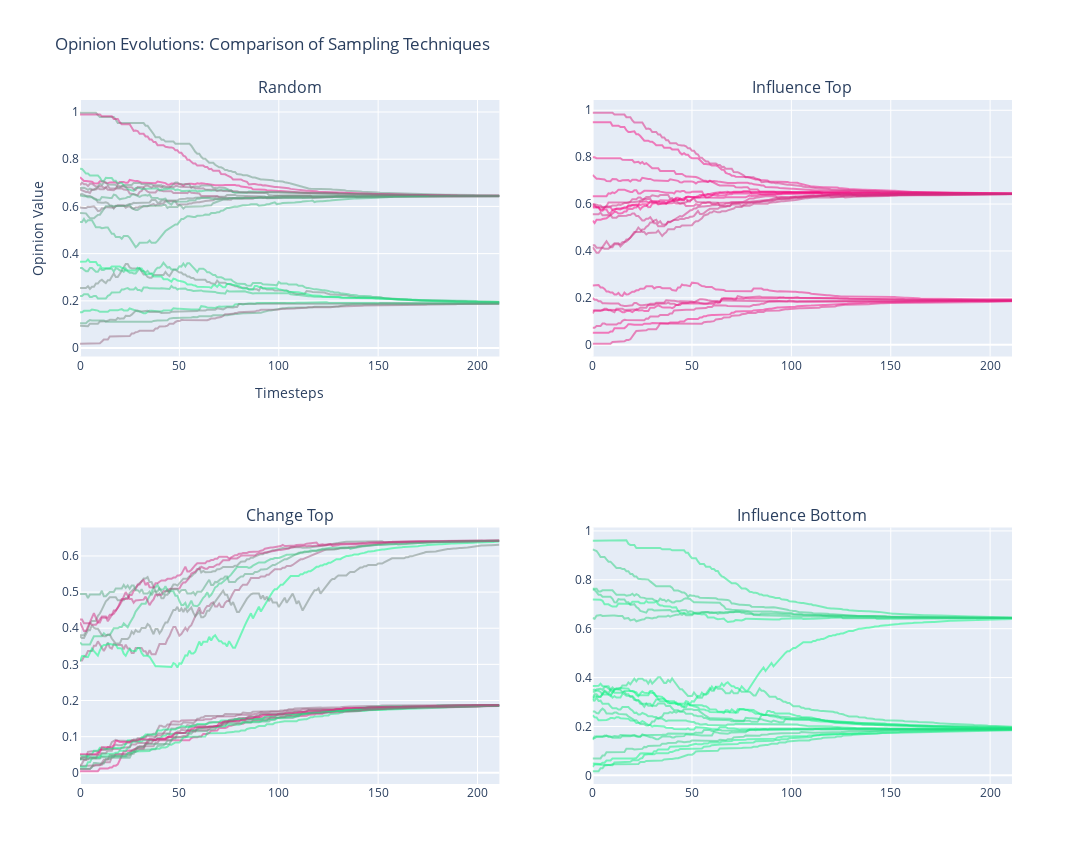

The cell this chart's notebook holds for it:
### Code cell
#Parameters
N = 100
timestemps = 1000
epsilon = 0.3
mu = 0.05

# Example: Simulate the model for 100 timesteps and visualize results
activity, influences, t_stop = sbcm.model.run_model(N, timestemps, epsilon, mu)
sbcm.plotting.visualize_mean_and_std(activity)
sbcm.plotting.visualize_sample_opinions_all(activity, influences, 20)

### Figure 1 — Plotly figure (JSON) as saved in the notebook; plotly's stock layout.template omitted (floating-point values rounded to 4 significant figures; data arrays with more than 128 entries replaced by an {"elided": "..."} marker saying what was removed)
{"data": [{"hoverinfo": "text", "line": {"color": "rgba(117.21150105683832, 137.78849894316167, 127.5, 0.5)"}, "mode": "lines", "showlegend": false, "text": "User 33: Influence: 0.460", "type": "scatter", "xaxis": "x", "y": {"elided": "212 float values"}, "yaxis": "y"}, {"hoverinfo": "text", "line": {"color": "rgba(242.26541590360216, 12.734584096397834, 127.5, 0.5)"}, "mode": "lines", "showlegend": false, "text": "User 62: Influence: 0.950", "type": "scatter", "xaxis": "x", "y": {"elided": "212 float values"}, "yaxis": "y"}, {"hoverinfo": "text", "line": {"color": "rgba(83.82812307227974, 171.17187692772026, 127.5, 0.5)"}, "mode": "lines", "showlegend": false, "text": "User 98: Influence: 0.329", "type": "scatter", "xaxis": "x", "y": {"elided": "212 float values"}, "yaxis": "y"}, {"hoverinfo": "text", "line": {"color": "rgba(150.57044975811814, 104.42955024188186, 127.5, 0.5)"}, "mode": "lines", "showlegend": false, "text": "User 50: Influence: 0.590", "type": "scatter", "xaxis": "x", "y": {"elided": "212 float values"}, "yaxis": "y"}, {"hoverinfo": "text", "line": {"color": "rgba(103.85154866701754, 151.14845133298246, 127.5, 0.5)"}, "mode": "lines", "showlegend": false, "text": "User 72: Influence: 0.407", "type": "scatter", "xaxis": "x", "y": {"elided": "212 float values"}, "yaxis": "y"}, {"hoverinfo": "text", "line": {"color": "rgba(167.20220804990436, 87.79779195009563, 127.5, 0.5)"}, "mode": "lines", "showlegend": false, "text": "User 64: Influence: 0.656", "type": "scatter", "xaxis": "x", "y": {"elided": "212 float values"}, "yaxis": "y"}, {"hoverinfo": "text", "line": {"color": "rgba(29.24850821076497, 225.75149178923502, 127.5, 0.5)"}, "mode": "lines", "showlegend": false, "text": "User 9: Influence: 0.115", "type": "scatter", "xaxis": "x", "y": {"elided": "212 float values"}, "yaxis": "y"}, {"hoverinfo": "text", "line": {"color": "rgba(115.8289185150725, 139.1710814849275, 127.5, 0.5)"}, "mode": "lines", "showlegend": false, "text": "User 32: Influence: 0.454", "type": "scatter", "xaxis": "x", "y": {"elided": "212 float values"}, "yaxis": "y"}, {"hoverinfo": "text", "line": {"color": "rgba(108.21231118086203, 146.78768881913797, 127.5, 0.5)"}, "mode": "lines", "showlegend": false, "text": "User 19: Influence: 0.424", "type": "scatter", "xaxis": "x", "y": {"elided": "212 float values"}, "yaxis": "y"}, {"hoverinfo": "text", "line": {"color": "rgba(219.85577679961543, 35.14422320038458, 127.5, 0.5)"}, "mode": "lines", "showlegend": false, "text": "User 28: Influence: 0.862", "type": "scatter", "xaxis": "x", "y": {"elided": "212 float values"}, "yaxis": "y"}, {"hoverinfo": "text", "line": {"color": "rgba(47.396578070746365, 207.60342192925364, 127.5, 0.5)"}, "mode": "lines", "showlegend": false, "text": "User 82: Influence: 0.186", "type": "scatter", "xaxis": "x", "y": {"elided": "212 float values"}, "yaxis": "y"}, {"hoverinfo": "text", "line": {"color": "rgba(6.181011517741426, 248.81898848225856, 127.5, 0.5)"}, "mode": "lines", "showlegend": false, "text": "User 77: Influence: 0.024", "type": "scatter", "xaxis": "x", "y": {"elided": "212 float values"}, "yaxis": "y"}, {"hoverinfo": "text", "line": {"color": "rgba(41.26445982876054, 213.73554017123945, 127.5, 0.5)"}, "mode": "lines", "showlegend": false, "text": "User 38: Influence: 0.162", "type": "scatter", "xaxis": "x", "y": {"elided": "212 float values"}, "yaxis": "y"}, {"hoverinfo": "text", "line": {"color": "rgba(137.21803645878285, 117.78196354121717, 127.5, 0.5)"}, "mode": "lines", "showlegend": false, "text": "User 56: Influence: 0.538", "type": "scatter", "xaxis": "x", "y": {"elided": "212 float values"}, "yaxis": "y"}, {"hoverinfo": "text", "line": {"color": "rgba(90.5617359078185, 164.4382640921815, 127.5, 0.5)"}, "mode": "lines", "showlegend": false, "text": "User 74: Influence: 0.355", "type": "scatter", "xaxis": "x", "y": {"elided": "212 float values"}, "yaxis": "y"}, {"hoverinfo": "text", "line": {"color": "rgba(65.38341790497913, 189.61658209502087, 127.5, 0.5)"}, "mode": "lines", "showlegend": false, "text": "User 45: Influence: 0.256", "type": "scatter", "xaxis": "x", "y": {"elided": "212 float values"}, "yaxis": "y"}, {"hoverinfo": "text", "line": {"color": "rgba(48.53963126512098, 206.460368734879, 127.5, 0.5)"}, "mode": "lines", "showlegend": false, "text": "User 97: Influence: 0.190", "type": "scatter", "xaxis": "x", "y": {"elided": "212 float values"}, "yaxis": "y"}, {"hoverinfo": "text", "line": {"color": "rgba(79.75703955396045, 175.24296044603955, 127.5, 0.5)"}, "mode": "lines", "showlegend": false, "text": "User 92: Influence: 0.313", "type": "scatter", "xaxis": "x", "y": {"elided": "212 float values"}, "yaxis": "y"}, {"hoverinfo": "text", "line": {"color": "rgba(153.68078287250268, 101.31921712749734, 127.5, 0.5)"}, "mode": "lines", "showlegend": false, "text": "User 61: Influence: 0.603", "type": "scatter", "xaxis": "x", "y": {"elided": "212 float values"}, "yaxis": "y"}, {"hoverinfo": "text", "line": {"color": "rgba(114.57023766322817, 140.42976233677183, 127.5, 0.5)"}, "mode": "lines", "showlegend": false, "text": "User 73: Influence: 0.449", "type": "scatter", "xaxis": "x", "y": {"elided": "212 float values"}, "yaxis": "y"}, {"hoverinfo": "text", "line": {"color": "rgba(254.9785115695298, 0.02148843047021176, 127.5, 0.5)"}, "mode": "lines", "showlegend": false, "text": "User 30: Influence: 1.000", "type": "scatter", "xaxis": "x2", "y": {"elided": "212 float values"}, "yaxis": "y2"}, {"hoverinfo": "text", "line": {"color": "rgba(251.52390546684498, 3.476094533155014, 127.5, 0.5)"}, "mode": "lines", "showlegend": false, "text": "User 65: Influence: 0.986", "type": "scatter", "xaxis": "x2", "y": {"elided": "212 float values"}, "yaxis": "y2"}, {"hoverinfo": "text", "line": {"color": "rgba(250.83440142574165, 4.165598574258357, 127.5, 0.5)"}, "mode": "lines", "showlegend": false, "text": "User 89: Influence: 0.984", "type": "scatter", "xaxis": "x2", "y": {"elided": "212 float values"}, "yaxis": "y2"}, {"hoverinfo": "text", "line": {"color": "rgba(249.42819545081392, 5.571804549186091, 127.5, 0.5)"}, "mode": "lines", "showlegend": false, "text": "User 70: Influence: 0.978", "type": "scatter", "xaxis": "x2", "y": {"elided": "212 float values"}, "yaxis": "y2"}, {"hoverinfo": "text", "line": {"color": "rgba(246.62638769126332, 8.373612308736671, 127.5, 0.5)"}, "mode": "lines", "showlegend": false, "text": "User 46: Influence: 0.967", "type": "scatter", "xaxis": "x2", "y": {"elided": "212 float values"}, "yaxis": "y2"}, {"hoverinfo": "text", "line": {"color": "rgba(246.51432982330468, 8.485670176695331, 127.5, 0.5)"}, "mode": "lines", "showlegend": false, "text": "User 3: Influence: 0.967", "type": "scatter", "xaxis": "x2", "y": {"elided": "212 float values"}, "yaxis": "y2"}, {"hoverinfo": "text", "line": {"color": "rgba(246.1637102737028, 8.836289726297192, 127.5, 0.5)"}, "mode": "lines", "showlegend": false, "text": "User 99: Influence: 0.965", "type": "scatter", "xaxis": "x2", "y": {"elided": "212 float values"}, "yaxis": "y2"}, {"hoverinfo": "text", "line": {"color": "rgba(242.26541590360216, 12.734584096397834, 127.5, 0.5)"}, "mode": "lines", "showlegend": false, "text": "User 62: Influence: 0.950", "type": "scatter", "xaxis": "x2", "y": {"elided": "212 float values"}, "yaxis": "y2"}, {"hoverinfo": "text", "line": {"color": "rgba(238.67830561279212, 16.321694387207874, 127.5, 0.5)"}, "mode": "lines", "showlegend": false, "text": "User 40: Influence: 0.936", "type": "scatter", "xaxis": "x2", "y": {"elided": "212 float values"}, "yaxis": "y2"}, {"hoverinfo": "text", "line": {"color": "rgba(237.88299426939767, 17.117005730602337, 127.5, 0.5)"}, "mode": "lines", "showlegend": false, "text": "User 47: Influence: 0.933", "type": "scatter", "xaxis": "x2", "y": {"elided": "212 float values"}, "yaxis": "y2"}, {"hoverinfo": "text", "line": {"color": "rgba(231.23329599276104, 23.76670400723897, 127.5, 0.5)"}, "mode": "lines", "showlegend": false, "text": "User 53: Influence: 0.907", "type": "scatter", "xaxis": "x2", "y": {"elided": "212 float values"}, "yaxis": "y2"}, {"hoverinfo": "text", "line": {"color": "rgba(229.4761904937906, 25.523809506209414, 127.5, 0.5)"}, "mode": "lines", "showlegend": false, "text": "User 1: Influence: 0.900", "type": "scatter", "xaxis": "x2", "y": {"elided": "212 float values"}, "yaxis": "y2"}, {"hoverinfo": "text", "line": {"color": "rgba(228.50741563312758, 26.492584366872435, 127.5, 0.5)"}, "mode": "lines", "showlegend": false, "text": "User 27: Influence: 0.896", "type": "scatter", "xaxis": "x2", "y": {"elided": "212 float values"}, "yaxis": "y2"}, {"hoverinfo": "text", "line": {"color": "rgba(224.8008870836369, 30.199112916363106, 127.5, 0.5)"}, "mode": "lines", "showlegend": false, "text": "User 57: Influence: 0.882", "type": "scatter", "xaxis": "x2", "y": {"elided": "212 float values"}, "yaxis": "y2"}, {"hoverinfo": "text", "line": {"color": "rgba(222.65970084910617, 32.34029915089381, 127.5, 0.5)"}, "mode": "lines", "showlegend": false, "text": "User 51: Influence: 0.873", "type": "scatter", "xaxis": "x2", "y": {"elided": "212 float values"}, "yaxis": "y2"}, {"hoverinfo": "text", "line": {"color": "rgba(219.85577679961543, 35.14422320038458, 127.5, 0.5)"}, "mode": "lines", "showlegend": false, "text": "User 28: Influence: 0.862", "type": "scatter", "xaxis": "x2", "y": {"elided": "212 float values"}, "yaxis": "y2"}, {"hoverinfo": "text", "line": {"color": "rgba(215.9313637151722, 39.0686362848278, 127.5, 0.5)"}, "mode": "lines", "showlegend": false, "text": "User 86: Influence: 0.847", "type": "scatter", "xaxis": "x2", "y": {"elided": "212 float values"}, "yaxis": "y2"}, {"hoverinfo": "text", "line": {"color": "rgba(213.15391143855888, 41.846088561441135, 127.5, 0.5)"}, "mode": "lines", "showlegend": false, "text": "User 49: Influence: 0.836", "type": "scatter", "xaxis": "x2", "y": {"elided": "212 float values"}, "yaxis": "y2"}, {"hoverinfo": "text", "line": {"color": "rgba(211.4300370962248, 43.5699629037752, 127.5, 0.5)"}, "mode": "lines", "showlegend": false, "text": "User 0: Influence: 0.829", "type": "scatter", "xaxis": "x2", "y": {"elided": "212 float values"}, "yaxis": "y2"}, {"hoverinfo": "text", "line": {"color": "rgba(204.00001972744826, 50.99998027255174, 127.5, 0.5)"}, "mode": "lines", "showlegend": false, "text": "User 58: Influence: 0.800", "type": "scatter", "xaxis": "x2", "y": {"elided": "212 float values"}, "yaxis": "y2"}, {"hoverinfo": "text", "line": {"color": "rgba(164.78576847006124, 90.21423152993877, 127.5, 0.5)"}, "mode": "lines", "showlegend": false, "text": "User 34: Influence: 0.646", "type": "scatter", "xaxis": "x3", "y": {"elided": "212 float values"}, "yaxis": "y3"}, {"hoverinfo": "text", "line": {"color": "rgba(1.416291103125249, 253.58370889687475, 127.5, 0.5)"}, "mode": "lines", "showlegend": false, "text": "User 59: Influence: 0.006", "type": "scatter", "xaxis": "x3", "y": {"elided": "212 float values"}, "yaxis": "y3"}, {"hoverinfo": "text", "line": {"color": "rgba(47.85303642778171, 207.14696357221828, 127.5, 0.5)"}, "mode": "lines", "showlegend": false, "text": "User 13: Influence: 0.188", "type": "scatter", "xaxis": "x3", "y": {"elided": "212 float values"}, "yaxis": "y3"}, {"hoverinfo": "text", "line": {"color": "rgba(114.25934140806807, 140.74065859193195, 127.5, 0.5)"}, "mode": "lines", "showlegend": false, "text": "User 42: Influence: 0.448", "type": "scatter", "xaxis": "x3", "y": {"elided": "212 float values"}, "yaxis": "y3"}, {"hoverinfo": "text", "line": {"color": "rgba(119.19353873707678, 135.80646126292322, 127.5, 0.5)"}, "mode": "lines", "showlegend": false, "text": "User 22: Influence: 0.467", "type": "scatter", "xaxis": "x3", "y": {"elided": "212 float values"}, "yaxis": "y3"}, {"hoverinfo": "text", "line": {"color": "rgba(211.4300370962248, 43.5699629037752, 127.5, 0.5)"}, "mode": "lines", "showlegend": false, "text": "User 0: Influence: 0.829", "type": "scatter", "xaxis": "x3", "y": {"elided": "212 float values"}, "yaxis": "y3"}, {"hoverinfo": "text", "line": {"color": "rgba(204.00001972744826, 50.99998027255174, 127.5, 0.5)"}, "mode": "lines", "showlegend": false, "text": "User 58: Influence: 0.800", "type": "scatter", "xaxis": "x3", "y": {"elided": "212 float values"}, "yaxis": "y3"}, {"hoverinfo": "text", "line": {"color": "rgba(229.4761904937906, 25.523809506209414, 127.5, 0.5)"}, "mode": "lines", "showlegend": false, "text": "User 1: Influence: 0.900", "type": "scatter", "xaxis": "x3", "y": {"elided": "212 float values"}, "yaxis": "y3"}, {"hoverinfo": "text", "line": {"color": "rgba(170.42939042412138, 84.57060957587863, 127.5, 0.5)"}, "mode": "lines", "showlegend": false, "text": "User 55: Influence: 0.668", "type": "scatter", "xaxis": "x3", "y": {"elided": "212 float values"}, "yaxis": "y3"}, {"hoverinfo": "text", "line": {"color": "rgba(82.92599782861286, 172.07400217138715, 127.5, 0.5)"}, "mode": "lines", "showlegend": false, "text": "User 81: Influence: 0.325", "type": "scatter", "xaxis": "x3", "y": {"elided": "212 float values"}, "yaxis": "y3"}, {"hoverinfo": "text", "line": {"color": "rgba(150.57044975811814, 104.42955024188186, 127.5, 0.5)"}, "mode": "lines", "showlegend": false, "text": "User 50: Influence: 0.590", "type": "scatter", "xaxis": "x3", "y": {"elided": "212 float values"}, "yaxis": "y3"}, {"hoverinfo": "text", "line": {"color": "rgba(148.40110037479135, 106.59889962520866, 127.5, 0.5)"}, "mode": "lines", "showlegend": false, "text": "User 5: Influence: 0.582", "type": "scatter", "xaxis": "x3", "y": {"elided": "212 float values"}, "yaxis": "y3"}, {"hoverinfo": "text", "line": {"color": "rgba(22.365125726804806, 232.63487427319518, 127.5, 0.5)"}, "mode": "lines", "showlegend": false, "text": "User 88: Influence: 0.088", "type": "scatter", "xaxis": "x3", "y": {"elided": "212 float values"}, "yaxis": "y3"}, {"hoverinfo": "text", "line": {"color": "rgba(10.35143059564001, 244.64856940436, 127.5, 0.5)"}, "mode": "lines", "showlegend": false, "text": "User 52: Influence: 0.041", "type": "scatter", "xaxis": "x3", "y": {"elided": "212 float values"}, "yaxis": "y3"}, {"hoverinfo": "text", "line": {"color": "rgba(141.7182512711849, 113.28174872881512, 127.5, 0.5)"}, "mode": "lines", "showlegend": false, "text": "User 76: Influence: 0.556", "type": "scatter", "xaxis": "x3", "y": {"elided": "212 float values"}, "yaxis": "y3"}, {"hoverinfo": "text", "line": {"color": "rgba(85.9129310800996, 169.0870689199004, 127.5, 0.5)"}, "mode": "lines", "showlegend": false, "text": "User 39: Influence: 0.337", "type": "scatter", "xaxis": "x3", "y": {"elided": "212 float values"}, "yaxis": "y3"}, {"hoverinfo": "text", "line": {"color": "rgba(94.14140121222677, 160.85859878777322, 127.5, 0.5)"}, "mode": "lines", "showlegend": false, "text": "User 96: Influence: 0.369", "type": "scatter", "xaxis": "x3", "y": {"elided": "212 float values"}, "yaxis": "y3"}, {"hoverinfo": "text", "line": {"color": "rgba(160.95083451009063, 94.04916548990937, 127.5, 0.5)"}, "mode": "lines", "showlegend": false, "text": "User 24: Influence: 0.631", "type": "scatter", "xaxis": "x3", "y": {"elided": "212 float values"}, "yaxis": "y3"}, {"hoverinfo": "text", "line": {"color": "rgba(4.1867789330641045, 250.81322106693588, 127.5, 0.5)"}, "mode": "lines", "showlegend": false, "text": "User 95: Influence: 0.016", "type": "scatter", "xaxis": "x3", "y": {"elided": "212 float values"}, "yaxis": "y3"}, {"hoverinfo": "text", "line": {"color": "rgba(250.83440142574165, 4.165598574258357, 127.5, 0.5)"}, "mode": "lines", "showlegend": false, "text": "User 89: Influence: 0.984", "type": "scatter", "xaxis": "x3", "y": {"elided": "212 float values"}, "yaxis": "y3"}, {"hoverinfo": "text", "line": {"color": "rgba(1.416291103125249, 253.58370889687475, 127.5, 0.5)"}, "mode": "lines", "showlegend": false, "text": "User 59: Influence: 0.006", "type": "scatter", "xaxis": "x4", "y": {"elided": "212 float values"}, "yaxis": "y4"}, {"hoverinfo": "text", "line": {"color": "rgba(2.8376918648749383, 252.16230813512507, 127.5, 0.5)"}, "mode": "lines", "showlegend": false, "text": "User 29: Influence: 0.011", "type": "scatter", "xaxis": "x4", "y": {"elided": "212 float values"}, "yaxis": "y4"}, {"hoverinfo": "text", "line": {"color": "rgba(4.1867789330641045, 250.81322106693588, 127.5, 0.5)"}, "mode": "lines", "showlegend": false, "text": "User 95: Influence: 0.016", "type": "scatter", "xaxis": "x4", "y": {"elided": "212 float values"}, "yaxis": "y4"}, {"hoverinfo": "text", "line": {"color": "rgba(6.181011517741426, 248.81898848225856, 127.5, 0.5)"}, "mode": "lines", "showlegend": false, "text": "User 77: Influence: 0.024", "type": "scatter", "xaxis": "x4", "y": {"elided": "212 float values"}, "yaxis": "y4"}, {"hoverinfo": "text", "line": {"color": "rgba(9.113265771389164, 245.88673422861083, 127.5, 0.5)"}, "mode": "lines", "showlegend": false, "text": "User 7: Influence: 0.036", "type": "scatter", "xaxis": "x4", "y": {"elided": "212 float values"}, "yaxis": "y4"}, {"hoverinfo": "text", "line": {"color": "rgba(9.558279661346718, 245.44172033865328, 127.5, 0.5)"}, "mode": "lines", "showlegend": false, "text": "User 4: Influence: 0.037", "type": "scatter", "xaxis": "x4", "y": {"elided": "212 float values"}, "yaxis": "y4"}, {"hoverinfo": "text", "line": {"color": "rgba(10.35143059564001, 244.64856940436, 127.5, 0.5)"}, "mode": "lines", "showlegend": false, "text": "User 52: Influence: 0.041", "type": "scatter", "xaxis": "x4", "y": {"elided": "212 float values"}, "yaxis": "y4"}, {"hoverinfo": "text", "line": {"color": "rgba(17.696745311744316, 237.3032546882557, 127.5, 0.5)"}, "mode": "lines", "showlegend": false, "text": "User 14: Influence: 0.069", "type": "scatter", "xaxis": "x4", "y": {"elided": "212 float values"}, "yaxis": "y4"}, {"hoverinfo": "text", "line": {"color": "rgba(20.316390522660132, 234.68360947733987, 127.5, 0.5)"}, "mode": "lines", "showlegend": false, "text": "User 6: Influence: 0.080", "type": "scatter", "xaxis": "x4", "y": {"elided": "212 float values"}, "yaxis": "y4"}, {"hoverinfo": "text", "line": {"color": "rgba(22.365125726804806, 232.63487427319518, 127.5, 0.5)"}, "mode": "lines", "showlegend": false, "text": "User 88: Influence: 0.088", "type": "scatter", "xaxis": "x4", "y": {"elided": "212 float values"}, "yaxis": "y4"}, {"hoverinfo": "text", "line": {"color": "rgba(24.177210520066765, 230.82278947993325, 127.5, 0.5)"}, "mode": "lines", "showlegend": false, "text": "User 80: Influence: 0.095", "type": "scatter", "xaxis": "x4", "y": {"elided": "212 float values"}, "yaxis": "y4"}, {"hoverinfo": "text", "line": {"color": "rgba(25.03332907271411, 229.9666709272859, 127.5, 0.5)"}, "mode": "lines", "showlegend": false, "text": "User 41: Influence: 0.098", "type": "scatter", "xaxis": "x4", "y": {"elided": "212 float values"}, "yaxis": "y4"}, {"hoverinfo": "text", "line": {"color": "rgba(27.405934942436485, 227.5940650575635, 127.5, 0.5)"}, "mode": "lines", "showlegend": false, "text": "User 17: Influence: 0.107", "type": "scatter", "xaxis": "x4", "y": {"elided": "212 float values"}, "yaxis": "y4"}, {"hoverinfo": "text", "line": {"color": "rgba(28.953583343972934, 226.04641665602708, 127.5, 0.5)"}, "mode": "lines", "showlegend": false, "text": "User 35: Influence: 0.114", "type": "scatter", "xaxis": "x4", "y": {"elided": "212 float values"}, "yaxis": "y4"}, {"hoverinfo": "text", "line": {"color": "rgba(29.24850821076497, 225.75149178923502, 127.5, 0.5)"}, "mode": "lines", "showlegend": false, "text": "User 9: Influence: 0.115", "type": "scatter", "xaxis": "x4", "y": {"elided": "212 float values"}, "yaxis": "y4"}, {"hoverinfo": "text", "line": {"color": "rgba(41.26445982876054, 213.73554017123945, 127.5, 0.5)"}, "mode": "lines", "showlegend": false, "text": "User 38: Influence: 0.162", "type": "scatter", "xaxis": "x4", "y": {"elided": "212 float values"}, "yaxis": "y4"}, {"hoverinfo": "text", "line": {"color": "rgba(41.99954139193701, 213.00045860806298, 127.5, 0.5)"}, "mode": "lines", "showlegend": false, "text": "User 71: Influence: 0.165", "type": "scatter", "xaxis": "x4", "y": {"elided": "212 float values"}, "yaxis": "y4"}, {"hoverinfo": "text", "line": {"color": "rgba(42.23172044427397, 212.76827955572602, 127.5, 0.5)"}, "mode": "lines", "showlegend": false, "text": "User 68: Influence: 0.166", "type": "scatter", "xaxis": "x4", "y": {"elided": "212 float values"}, "yaxis": "y4"}, {"hoverinfo": "text", "line": {"color": "rgba(43.6344451675829, 211.3655548324171, 127.5, 0.5)"}, "mode": "lines", "showlegend": false, "text": "User 26: Influence: 0.171", "type": "scatter", "xaxis": "x4", "y": {"elided": "212 float values"}, "yaxis": "y4"}, {"hoverinfo": "text", "line": {"color": "rgba(45.09307490061952, 209.9069250993805, 127.5, 0.5)"}, "mode": "lines", "showlegend": false, "text": "User 66: Influence: 0.177", "type": "scatter", "xaxis": "x4", "y": {"elided": "212 float values"}, "yaxis": "y4"}], "layout": {"annotations": [{"font": {"size": 16}, "showarrow": false, "text": "Random", "x": 0.225, "xanchor": "center", "xref": "paper", "y": 1, "yanchor": "bottom", "yref": "paper"}, {"font": {"size": 16}, "showarrow": false, "text": "Influence Top", "x": 0.775, "xanchor": "center", "xref": "paper", "y": 1, "yanchor": "bottom", "yref": "paper"}, {"font": {"size": 16}, "showarrow": false, "text": "Change Top", "x": 0.225, "xanchor": "center", "xref": "paper", "y": 0.375, "yanchor": "bottom", "yref": "paper"}, {"font": {"size": 16}, "showarrow": false, "text": "Influence Bottom", "x": 0.775, "xanchor": "center", "xref": "paper", "y": 0.375, "yanchor": "bottom", "yref": "paper"}], "height": 864, "title": {"text": "Opinion Evolutions: Comparison of Sampling Techniques"}, "width": 1296, "xaxis": {"anchor": "y", "domain": [0, 0.45], "title": {"text": "Timesteps"}}, "xaxis2": {"anchor": "y2", "domain": [0.55, 1]}, "xaxis3": {"anchor": "y3", "domain": [0, 0.45]}, "xaxis4": {"anchor": "y4", "domain": [0.55, 1]}, "yaxis": {"anchor": "x", "domain": [0.625, 1], "title": {"text": "Opinion Value"}}, "yaxis2": {"anchor": "x2", "domain": [0.625, 1]}, "yaxis3": {"anchor": "x3", "domain": [0, 0.375]}, "yaxis4": {"anchor": "x4", "domain": [0, 0.375]}}}
